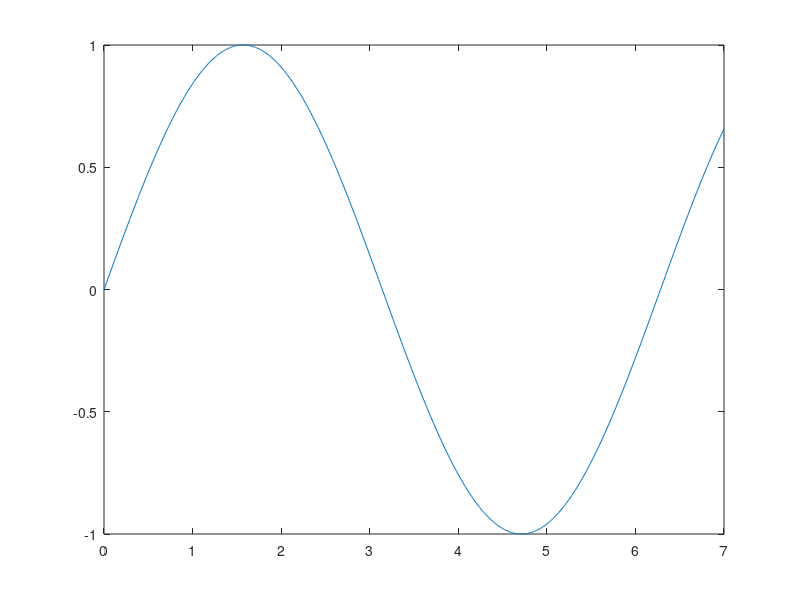

Write the MATLAB code that produced this figure. (Note: this script raises an error after producing the figure.)
t=0:.01:7; hp=plot(t,sin(t));
hCursorbar = graphics.cursorbar(hp); drawnow
hCursorbar.CursorLineColor = [.9,.3,.6]; % default=[0,0,0]='k'
hCursorbar.CursorLineStyle = '-';       % default='-'
hCursorbar.CursorLineWidth = 2.5;        % default=1
hCursorbar.Orientation = 'vertical';     % =default
hCursorbar.TargetMarkerSize = 12;        % default=8
hCursorbar.TargetMarkerStyle = 'x';      % default='s' (square)
